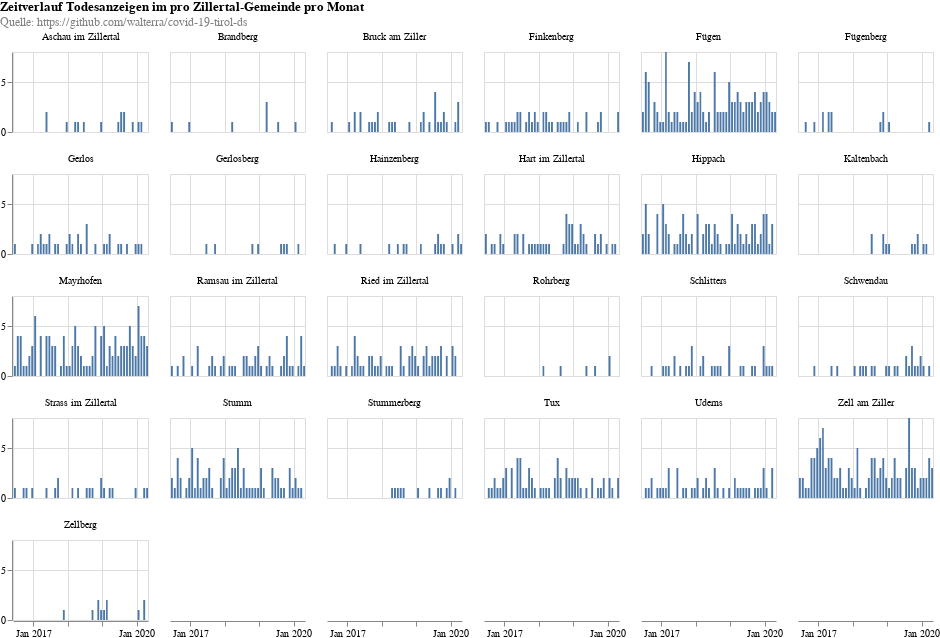

The cell this chart's notebook holds for it:
### Code cell
alt.renderers.enable('html')
alt.data_transformers.disable_max_rows()

def municipalyChartZillertal():
    df_sm = df_zillertal

    df_sm = df_sm.groupby(['date','district','municipaly']).size().reset_index(name='count')

    bars = alt.Chart().mark_bar().encode(
        x=alt.X('yearmonth(date):T', title=None),
        y=alt.Y('sum(count):Q', title=None),
        tooltip=['yearmonth(date):T', 'sum(count):Q']
    ).properties(
        width=135,
        height=80,
    )
    
    line = alt.Chart().mark_rule(color='lightblue').encode(
        y='avg:Q',
        size=alt.SizeValue(1.5),
        tooltip=['avg:Q']
    ).transform_timeunit(
        yearmonth='yearmonth(date)'
    ).transform_aggregate(
        sum_deaths='sum(count)',
        sum_buckets='distinct(yearmonth)'
    ).transform_calculate(
        avg='datum.sum_deaths / datum.sum_buckets'
    )
    
    return alt.layer(bars, data=df_sm).facet(
        facet=alt.Facet('municipaly:N', title=None),
        columns=6,
        padding=0,
        title={
          "text": ["Zeitverlauf Todesanzeigen im pro Zillertal-Gemeinde pro Monat"], 
          "subtitle": [
#               "Durchschnitt pro Monat in Hellblau",
              "Quelle: https://github.com/walterra/covid-19-tirol-ds"
          ],
          "color": "black",
          "subtitleColor": "gray"
        },
    )

municipalyChartZillertal()

### Figure 1 — Vega-Lite specification as saved in the notebook (floating-point values rounded to 4 significant figures; data arrays with more than 128 entries replaced by an {"elided": "..."} marker saying what was removed)
{"config": {"view": {"continuousWidth": 400, "continuousHeight": 300}}, "data": {"name": "data-62b749b3d1e8400fd13d232bd37d8690"}, "facet": {"type": "nominal", "field": "municipaly", "title": null}, "spec": {"layer": [{"mark": "bar", "encoding": {"tooltip": [{"type": "temporal", "field": "date", "timeUnit": "yearmonth"}, {"type": "quantitative", "aggregate": "sum", "field": "count"}], "x": {"type": "temporal", "field": "date", "timeUnit": "yearmonth", "title": null}, "y": {"type": "quantitative", "aggregate": "sum", "field": "count", "title": null}}, "height": 80, "width": 135}]}, "columns": 6, "padding": 0, "title": {"text": ["Zeitverlauf Todesanzeigen im pro Zillertal-Gemeinde pro Monat"], "subtitle": ["Quelle: https://github.com/walterra/covid-19-tirol-ds"], "color": "black", "subtitleColor": "gray"}, "$schema": "https://vega.github.io/schema/vega-lite/v4.8.1.json", "datasets": {"data-62b749b3d1e8400fd13d232bd37d8690": {"elided": "1067 records"}}}
